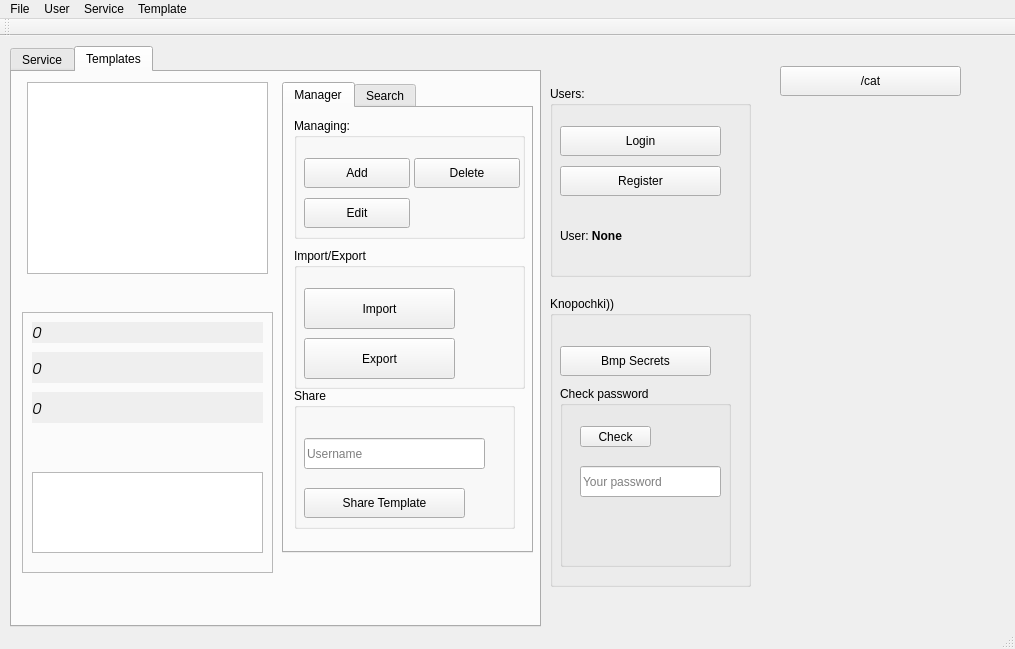
<?xml version="1.0" encoding="UTF-8"?>
<ui version="4.0">
 <class>MainWindow</class>
 <widget class="QMainWindow" name="MainWindow">
  <property name="geometry">
   <rect>
    <x>0</x>
    <y>0</y>
    <width>1015</width>
    <height>649</height>
   </rect>
  </property>
  <property name="windowTitle">
   <string>Hello there!</string>
  </property>
  <property name="styleSheet">
   <string notr="true">font: 63 oblique 11pt &quot;URW Gothic L&quot;;
 </string>
  </property>
  <widget class="QWidget" name="centralWidget">
   <widget class="QGroupBox" name="groupBox">
    <property name="geometry">
     <rect>
      <x>550</x>
      <y>50</y>
      <width>201</width>
      <height>191</height>
     </rect>
    </property>
    <property name="title">
     <string>Users:</string>
    </property>
    <widget class="QPushButton" name="pushButton">
     <property name="geometry">
      <rect>
       <x>10</x>
       <y>40</y>
       <width>161</width>
       <height>30</height>
      </rect>
     </property>
     <property name="text">
      <string>Login</string>
     </property>
    </widget>
    <widget class="QPushButton" name="pushButtonRegister">
     <property name="geometry">
      <rect>
       <x>10</x>
       <y>80</y>
       <width>161</width>
       <height>30</height>
      </rect>
     </property>
     <property name="text">
      <string>Register</string>
     </property>
    </widget>
    <widget class="QLabel" name="user_label">
     <property name="geometry">
      <rect>
       <x>10</x>
       <y>130</y>
       <width>151</width>
       <height>41</height>
      </rect>
     </property>
     <property name="text">
      <string>User:
&lt;strong&gt;None&lt;/strong&gt;</string>
     </property>
     <property name="textFormat">
      <enum>Qt::RichText</enum>
     </property>
    </widget>
   </widget>
   <widget class="QLabel" name="label_5">
    <property name="geometry">
     <rect>
      <x>760</x>
      <y>80</y>
      <width>241</width>
      <height>321</height>
     </rect>
    </property>
    <property name="styleSheet">
     <string notr="true">background-color: none;</string>
    </property>
    <property name="text">
     <string/>
    </property>
    <property name="pixmap">
     <pixmap>../../progbase2/progbase2/labs/lab7/data/images.png</pixmap>
    </property>
   </widget>
   <widget class="QGroupBox" name="groupBox_4">
    <property name="geometry">
     <rect>
      <x>550</x>
      <y>260</y>
      <width>201</width>
      <height>291</height>
     </rect>
    </property>
    <property name="title">
     <string>Knopochki))</string>
    </property>
    <widget class="QPushButton" name="pushButton_5">
     <property name="geometry">
      <rect>
       <x>10</x>
       <y>50</y>
       <width>151</width>
       <height>30</height>
      </rect>
     </property>
     <property name="text">
      <string>Bmp Secrets</string>
     </property>
    </widget>
    <widget class="QGroupBox" name="groupBox_3">
     <property name="geometry">
      <rect>
       <x>10</x>
       <y>90</y>
       <width>171</width>
       <height>181</height>
      </rect>
     </property>
     <property name="title">
      <string>Check password</string>
     </property>
     <widget class="QPushButton" name="pushButton_3">
      <property name="geometry">
       <rect>
        <x>20</x>
        <y>40</y>
        <width>71</width>
        <height>21</height>
       </rect>
      </property>
      <property name="text">
       <string>Check</string>
      </property>
     </widget>
     <widget class="QLabel" name="labelPassCheck">
      <property name="geometry">
       <rect>
        <x>20</x>
        <y>130</y>
        <width>131</width>
        <height>41</height>
       </rect>
      </property>
      <property name="text">
       <string/>
      </property>
     </widget>
     <widget class="QLineEdit" name="lineEditPassCheck">
      <property name="geometry">
       <rect>
        <x>20</x>
        <y>80</y>
        <width>141</width>
        <height>31</height>
       </rect>
      </property>
      <property name="echoMode">
       <enum>QLineEdit::Password</enum>
      </property>
      <property name="placeholderText">
       <string>Your password</string>
      </property>
     </widget>
    </widget>
   </widget>
   <widget class="QTabWidget" name="tabWidget_2">
    <property name="geometry">
     <rect>
      <x>10</x>
      <y>10</y>
      <width>531</width>
      <height>581</height>
     </rect>
    </property>
    <property name="currentIndex">
     <number>1</number>
    </property>
    <widget class="QWidget" name="tab_3">
     <attribute name="title">
      <string>Service</string>
     </attribute>
     <widget class="QFrame" name="infoBlock">
      <property name="geometry">
       <rect>
        <x>10</x>
        <y>230</y>
        <width>251</width>
        <height>281</height>
       </rect>
      </property>
      <property name="frameShape">
       <enum>QFrame::StyledPanel</enum>
      </property>
      <property name="frameShadow">
       <enum>QFrame::Plain</enum>
      </property>
      <property name="lineWidth">
       <number>3</number>
      </property>
      <property name="midLineWidth">
       <number>3</number>
      </property>
      <widget class="QLabel" name="label_2">
       <property name="geometry">
        <rect>
         <x>10</x>
         <y>50</y>
         <width>231</width>
         <height>31</height>
        </rect>
       </property>
       <property name="font">
        <font>
         <family>URW Gothic L</family>
         <pointsize>11</pointsize>
         <weight>7</weight>
         <italic>true</italic>
         <bold>false</bold>
        </font>
       </property>
       <property name="autoFillBackground">
        <bool>true</bool>
       </property>
       <property name="text">
        <string>0</string>
       </property>
       <property name="textFormat">
        <enum>Qt::PlainText</enum>
       </property>
       <property name="scaledContents">
        <bool>false</bool>
       </property>
       <property name="wordWrap">
        <bool>true</bool>
       </property>
      </widget>
      <widget class="QLabel" name="label_3">
       <property name="geometry">
        <rect>
         <x>10</x>
         <y>90</y>
         <width>231</width>
         <height>41</height>
        </rect>
       </property>
       <property name="font">
        <font>
         <family>URW Gothic L</family>
         <pointsize>11</pointsize>
         <weight>7</weight>
         <italic>true</italic>
         <bold>false</bold>
        </font>
       </property>
       <property name="autoFillBackground">
        <bool>true</bool>
       </property>
       <property name="text">
        <string>0</string>
       </property>
       <property name="textFormat">
        <enum>Qt::PlainText</enum>
       </property>
       <property name="scaledContents">
        <bool>false</bool>
       </property>
       <property name="wordWrap">
        <bool>true</bool>
       </property>
      </widget>
      <widget class="QLabel" name="label">
       <property name="geometry">
        <rect>
         <x>10</x>
         <y>10</y>
         <width>231</width>
         <height>21</height>
        </rect>
       </property>
       <property name="font">
        <font>
         <family>URW Gothic L</family>
         <pointsize>11</pointsize>
         <weight>7</weight>
         <italic>true</italic>
         <bold>false</bold>
        </font>
       </property>
       <property name="autoFillBackground">
        <bool>true</bool>
       </property>
       <property name="text">
        <string>0</string>
       </property>
       <property name="textFormat">
        <enum>Qt::RichText</enum>
       </property>
       <property name="scaledContents">
        <bool>false</bool>
       </property>
       <property name="wordWrap">
        <bool>true</bool>
       </property>
      </widget>
      <widget class="QLabel" name="label_4">
       <property name="geometry">
        <rect>
         <x>10</x>
         <y>140</y>
         <width>231</width>
         <height>41</height>
        </rect>
       </property>
       <property name="font">
        <font>
         <family>URW Gothic L</family>
         <pointsize>11</pointsize>
         <weight>7</weight>
         <italic>true</italic>
         <bold>false</bold>
        </font>
       </property>
       <property name="autoFillBackground">
        <bool>true</bool>
       </property>
       <property name="text">
        <string>0</string>
       </property>
       <property name="textFormat">
        <enum>Qt::PlainText</enum>
       </property>
       <property name="scaledContents">
        <bool>false</bool>
       </property>
       <property name="wordWrap">
        <bool>true</bool>
       </property>
      </widget>
      <widget class="QTextBrowser" name="textBrowser">
       <property name="geometry">
        <rect>
         <x>10</x>
         <y>190</y>
         <width>231</width>
         <height>81</height>
        </rect>
       </property>
      </widget>
     </widget>
     <widget class="QListWidget" name="listWidget">
      <property name="geometry">
       <rect>
        <x>10</x>
        <y>10</y>
        <width>241</width>
        <height>161</height>
       </rect>
      </property>
     </widget>
     <widget class="QTabWidget" name="tabWidget">
      <property name="geometry">
       <rect>
        <x>270</x>
        <y>10</y>
        <width>261</width>
        <height>191</height>
       </rect>
      </property>
      <property name="currentIndex">
       <number>0</number>
      </property>
      <widget class="QWidget" name="tab">
       <attribute name="title">
        <string>Manager</string>
       </attribute>
       <widget class="QGroupBox" name="groupBox_2">
        <property name="geometry">
         <rect>
          <x>10</x>
          <y>10</y>
          <width>231</width>
          <height>121</height>
         </rect>
        </property>
        <property name="title">
         <string>Managing:</string>
        </property>
        <widget class="QPushButton" name="pushButtonAdd">
         <property name="geometry">
          <rect>
           <x>10</x>
           <y>40</y>
           <width>106</width>
           <height>30</height>
          </rect>
         </property>
         <property name="text">
          <string>Add</string>
         </property>
        </widget>
        <widget class="QPushButton" name="pushButtonEdit">
         <property name="geometry">
          <rect>
           <x>10</x>
           <y>80</y>
           <width>106</width>
           <height>30</height>
          </rect>
         </property>
         <property name="text">
          <string>Edit</string>
         </property>
        </widget>
        <widget class="QPushButton" name="pushButtonDelete">
         <property name="geometry">
          <rect>
           <x>120</x>
           <y>40</y>
           <width>106</width>
           <height>30</height>
          </rect>
         </property>
         <property name="text">
          <string>Delete</string>
         </property>
        </widget>
       </widget>
      </widget>
      <widget class="QWidget" name="tab_2">
       <attribute name="title">
        <string>Search</string>
       </attribute>
       <widget class="QLineEdit" name="lineEdit">
        <property name="geometry">
         <rect>
          <x>10</x>
          <y>10</y>
          <width>231</width>
          <height>31</height>
         </rect>
        </property>
        <property name="placeholderText">
         <string>Search</string>
        </property>
       </widget>
       <widget class="QPushButton" name="pushButton_4">
        <property name="geometry">
         <rect>
          <x>10</x>
          <y>70</y>
          <width>141</width>
          <height>41</height>
         </rect>
        </property>
        <property name="text">
         <string>Clear</string>
        </property>
       </widget>
      </widget>
     </widget>
     <widget class="QPushButton" name="pushButtonNextPage">
      <property name="geometry">
       <rect>
        <x>200</x>
        <y>180</y>
        <width>51</width>
        <height>30</height>
       </rect>
      </property>
      <property name="text">
       <string>&gt;</string>
      </property>
     </widget>
     <widget class="QLabel" name="labelPageNumber">
      <property name="geometry">
       <rect>
        <x>90</x>
        <y>180</y>
        <width>80</width>
        <height>21</height>
       </rect>
      </property>
      <property name="text">
       <string/>
      </property>
     </widget>
     <widget class="QPushButton" name="pushButtonPrevPage">
      <property name="geometry">
       <rect>
        <x>15</x>
        <y>180</y>
        <width>51</width>
        <height>30</height>
       </rect>
      </property>
      <property name="text">
       <string>&lt;</string>
      </property>
     </widget>
    </widget>
    <widget class="QWidget" name="tab_4">
     <attribute name="title">
      <string>Templates</string>
     </attribute>
     <widget class="QListWidget" name="listWidgetTemplates">
      <property name="geometry">
       <rect>
        <x>15</x>
        <y>10</y>
        <width>241</width>
        <height>192</height>
       </rect>
      </property>
     </widget>
     <widget class="QTabWidget" name="tabWidgetTemplates">
      <property name="geometry">
       <rect>
        <x>270</x>
        <y>10</y>
        <width>251</width>
        <height>471</height>
       </rect>
      </property>
      <property name="currentIndex">
       <number>0</number>
      </property>
      <widget class="QWidget" name="tabTemplatesButtons">
       <attribute name="title">
        <string>Manager</string>
       </attribute>
       <widget class="QGroupBox" name="groupBoxTemplatesButtons">
        <property name="geometry">
         <rect>
          <x>10</x>
          <y>10</y>
          <width>231</width>
          <height>121</height>
         </rect>
        </property>
        <property name="title">
         <string>Managing:</string>
        </property>
        <widget class="QPushButton" name="pushButtonAddTemplates">
         <property name="geometry">
          <rect>
           <x>10</x>
           <y>40</y>
           <width>106</width>
           <height>30</height>
          </rect>
         </property>
         <property name="text">
          <string>Add</string>
         </property>
        </widget>
        <widget class="QPushButton" name="pushButtonEditTemplates">
         <property name="geometry">
          <rect>
           <x>10</x>
           <y>80</y>
           <width>106</width>
           <height>30</height>
          </rect>
         </property>
         <property name="text">
          <string>Edit</string>
         </property>
        </widget>
        <widget class="QPushButton" name="pushButtonDeleteTemplates">
         <property name="geometry">
          <rect>
           <x>120</x>
           <y>40</y>
           <width>106</width>
           <height>30</height>
          </rect>
         </property>
         <property name="text">
          <string>Delete</string>
         </property>
        </widget>
       </widget>
       <widget class="QGroupBox" name="groupBox_5">
        <property name="geometry">
         <rect>
          <x>10</x>
          <y>140</y>
          <width>231</width>
          <height>141</height>
         </rect>
        </property>
        <property name="title">
         <string>Import/Export</string>
        </property>
        <widget class="QPushButton" name="pushButton_2">
         <property name="geometry">
          <rect>
           <x>10</x>
           <y>40</y>
           <width>151</width>
           <height>41</height>
          </rect>
         </property>
         <property name="text">
          <string>Import</string>
         </property>
        </widget>
        <widget class="QPushButton" name="pushButtonExport">
         <property name="geometry">
          <rect>
           <x>10</x>
           <y>90</y>
           <width>151</width>
           <height>41</height>
          </rect>
         </property>
         <property name="text">
          <string>Export</string>
         </property>
        </widget>
       </widget>
       <widget class="QGroupBox" name="groupBox_6">
        <property name="geometry">
         <rect>
          <x>10</x>
          <y>280</y>
          <width>221</width>
          <height>141</height>
         </rect>
        </property>
        <property name="title">
         <string>Share</string>
        </property>
        <widget class="QPushButton" name="pushButton_6">
         <property name="geometry">
          <rect>
           <x>10</x>
           <y>100</y>
           <width>161</width>
           <height>30</height>
          </rect>
         </property>
         <property name="text">
          <string>Share Template</string>
         </property>
        </widget>
        <widget class="QLineEdit" name="lineEdit_2">
         <property name="geometry">
          <rect>
           <x>10</x>
           <y>50</y>
           <width>181</width>
           <height>31</height>
          </rect>
         </property>
         <property name="placeholderText">
          <string>Username</string>
         </property>
        </widget>
       </widget>
      </widget>
      <widget class="QWidget" name="tabTemplatesSearch">
       <attribute name="title">
        <string>Search</string>
       </attribute>
       <widget class="QLineEdit" name="lineEditTemplatesSearch">
        <property name="geometry">
         <rect>
          <x>10</x>
          <y>10</y>
          <width>231</width>
          <height>31</height>
         </rect>
        </property>
        <property name="placeholderText">
         <string>Search</string>
        </property>
       </widget>
       <widget class="QPushButton" name="pushButtonTemplatesSearchClear">
        <property name="geometry">
         <rect>
          <x>10</x>
          <y>70</y>
          <width>141</width>
          <height>41</height>
         </rect>
        </property>
        <property name="text">
         <string>Clear</string>
        </property>
       </widget>
      </widget>
     </widget>
     <widget class="QFrame" name="infoBlockTemplates">
      <property name="geometry">
       <rect>
        <x>10</x>
        <y>240</y>
        <width>251</width>
        <height>261</height>
       </rect>
      </property>
      <property name="frameShape">
       <enum>QFrame::StyledPanel</enum>
      </property>
      <property name="frameShadow">
       <enum>QFrame::Plain</enum>
      </property>
      <property name="lineWidth">
       <number>3</number>
      </property>
      <property name="midLineWidth">
       <number>3</number>
      </property>
      <widget class="QLabel" name="labelTemplates_1">
       <property name="geometry">
        <rect>
         <x>10</x>
         <y>40</y>
         <width>231</width>
         <height>31</height>
        </rect>
       </property>
       <property name="font">
        <font>
         <family>URW Gothic L</family>
         <pointsize>11</pointsize>
         <weight>7</weight>
         <italic>true</italic>
         <bold>false</bold>
        </font>
       </property>
       <property name="autoFillBackground">
        <bool>true</bool>
       </property>
       <property name="text">
        <string>0</string>
       </property>
       <property name="textFormat">
        <enum>Qt::PlainText</enum>
       </property>
       <property name="scaledContents">
        <bool>false</bool>
       </property>
       <property name="wordWrap">
        <bool>true</bool>
       </property>
      </widget>
      <widget class="QLabel" name="labelTemplates_2">
       <property name="geometry">
        <rect>
         <x>10</x>
         <y>80</y>
         <width>231</width>
         <height>31</height>
        </rect>
       </property>
       <property name="font">
        <font>
         <family>URW Gothic L</family>
         <pointsize>11</pointsize>
         <weight>7</weight>
         <italic>true</italic>
         <bold>false</bold>
        </font>
       </property>
       <property name="autoFillBackground">
        <bool>true</bool>
       </property>
       <property name="text">
        <string>0</string>
       </property>
       <property name="textFormat">
        <enum>Qt::PlainText</enum>
       </property>
       <property name="scaledContents">
        <bool>false</bool>
       </property>
       <property name="wordWrap">
        <bool>true</bool>
       </property>
      </widget>
      <widget class="QLabel" name="labelTemplates_3">
       <property name="geometry">
        <rect>
         <x>10</x>
         <y>10</y>
         <width>231</width>
         <height>21</height>
        </rect>
       </property>
       <property name="font">
        <font>
         <family>URW Gothic L</family>
         <pointsize>11</pointsize>
         <weight>7</weight>
         <italic>true</italic>
         <bold>false</bold>
        </font>
       </property>
       <property name="autoFillBackground">
        <bool>true</bool>
       </property>
       <property name="text">
        <string>0</string>
       </property>
       <property name="textFormat">
        <enum>Qt::RichText</enum>
       </property>
       <property name="scaledContents">
        <bool>false</bool>
       </property>
       <property name="wordWrap">
        <bool>true</bool>
       </property>
      </widget>
      <widget class="QTextBrowser" name="textBrowserT">
       <property name="geometry">
        <rect>
         <x>10</x>
         <y>160</y>
         <width>231</width>
         <height>81</height>
        </rect>
       </property>
      </widget>
     </widget>
    </widget>
   </widget>
   <widget class="QPushButton" name="pushButton_7">
    <property name="geometry">
     <rect>
      <x>780</x>
      <y>30</y>
      <width>181</width>
      <height>30</height>
     </rect>
    </property>
    <property name="text">
     <string>/cat</string>
    </property>
   </widget>
  </widget>
  <widget class="QMenuBar" name="menuBar">
   <property name="geometry">
    <rect>
     <x>0</x>
     <y>0</y>
     <width>1015</width>
     <height>29</height>
    </rect>
   </property>
   <widget class="QMenu" name="menuFile">
    <property name="title">
     <string>File</string>
    </property>
    <addaction name="separator"/>
    <addaction name="actionQuit"/>
   </widget>
   <widget class="QMenu" name="menuUser">
    <property name="title">
     <string>User</string>
    </property>
    <addaction name="actionLog_in"/>
    <addaction name="actionRegister"/>
   </widget>
   <widget class="QMenu" name="menuService">
    <property name="title">
     <string>Service</string>
    </property>
    <addaction name="actionAdd"/>
    <addaction name="actionEdit"/>
    <addaction name="actionDelete"/>
   </widget>
   <widget class="QMenu" name="menuTemplate">
    <property name="title">
     <string>Template</string>
    </property>
    <addaction name="actionadd"/>
    <addaction name="actionEdit_2"/>
    <addaction name="actionDelete_2"/>
    <addaction name="separator"/>
    <addaction name="actionImport"/>
    <addaction name="actionExport"/>
   </widget>
   <addaction name="menuFile"/>
   <addaction name="menuUser"/>
   <addaction name="menuService"/>
   <addaction name="menuTemplate"/>
  </widget>
  <widget class="QToolBar" name="mainToolBar">
   <attribute name="toolBarArea">
    <enum>TopToolBarArea</enum>
   </attribute>
   <attribute name="toolBarBreak">
    <bool>false</bool>
   </attribute>
  </widget>
  <widget class="QStatusBar" name="statusBar"/>
  <action name="actionOpen_file">
   <property name="text">
    <string>Open file</string>
   </property>
  </action>
  <action name="actionQuit">
   <property name="text">
    <string>Quit </string>
   </property>
  </action>
  <action name="actionLog_in">
   <property name="text">
    <string>Log in</string>
   </property>
  </action>
  <action name="actionRegister">
   <property name="text">
    <string>Register</string>
   </property>
  </action>
  <action name="actionAdd">
   <property name="text">
    <string>Add</string>
   </property>
  </action>
  <action name="actionEdit">
   <property name="text">
    <string>Edit</string>
   </property>
  </action>
  <action name="actionDelete">
   <property name="text">
    <string>Delete</string>
   </property>
  </action>
  <action name="actionadd">
   <property name="text">
    <string>Add</string>
   </property>
  </action>
  <action name="actionEdit_2">
   <property name="text">
    <string>Edit</string>
   </property>
  </action>
  <action name="actionDelete_2">
   <property name="text">
    <string>Delete</string>
   </property>
  </action>
  <action name="actionImport">
   <property name="text">
    <string>Import</string>
   </property>
  </action>
  <action name="actionExport">
   <property name="text">
    <string>Export</string>
   </property>
  </action>
 </widget>
 <layoutdefault spacing="6" margin="11"/>
 <resources/>
 <connections/>
</ui>
